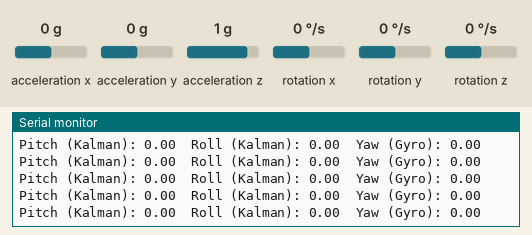
Recording of a program running on a simulated ESP32-S3. On the bench: the last lines printed to the serial monitor. Inputs (shaded band) come from the test bench; at power-on: acceleration x 0 g, acceleration y 0 g, acceleration z 1 g, rotation x 0 °/s, rotation y 0 °/s, rotation z 0 °/s.

Above: at 4.0 s.
4.1 s: acceleration x set to -1.4 g
At 5.0 s:
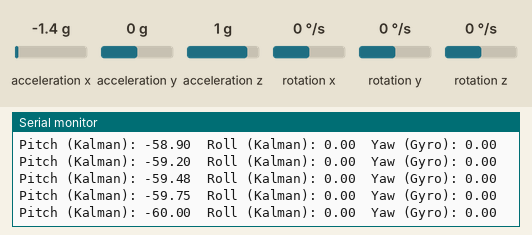
5.6 s: acceleration y set to -1.4 g
At 6.7 s:
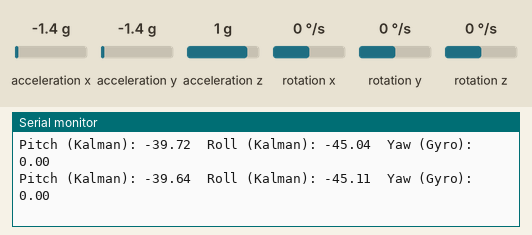
7.1 s: acceleration z set to -1.4 g
At 8.2 s:
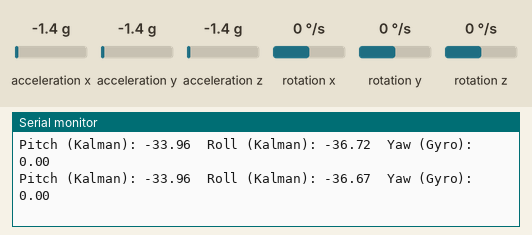
8.6 s: rotation x set to -192 °/s
At 9.3 s:
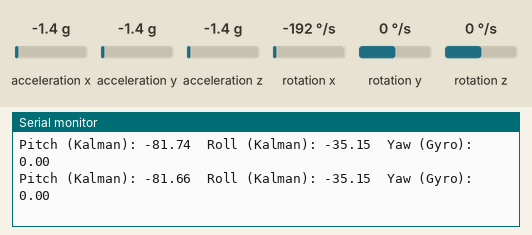
10.1 s: rotation y set to -192 °/s
At 11.1 s:
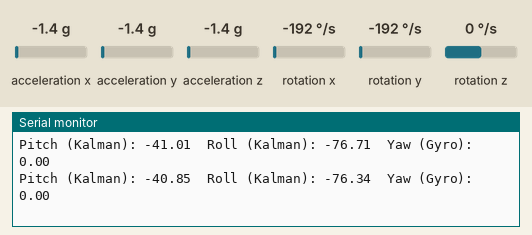
11.6 s: acceleration x set to 0.8 g
At 12.4 s:
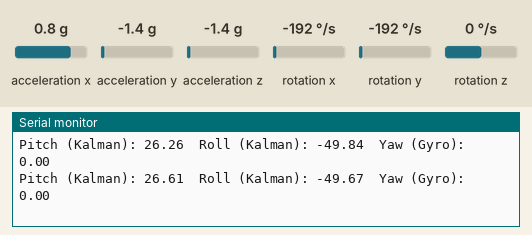
Timing chart, 0 to 14.6 s (numbered marks = the images above; inputs shaded):
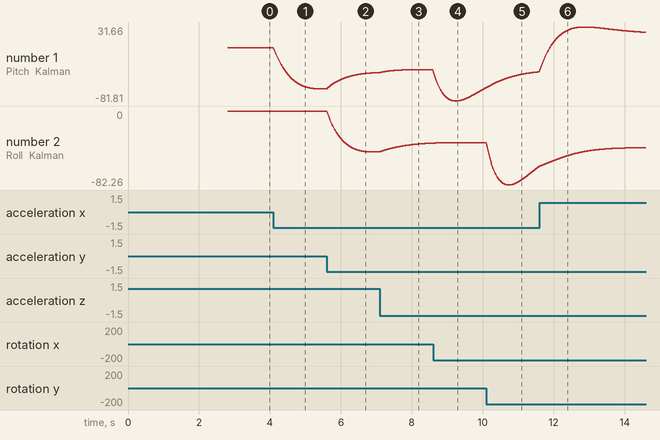

Measured:
- after the input at 4.1 s, the serial monitor: prints a new line at once (image 1)
- plotted number 1: 0 → -62.89 after the input at 4.1 s

The program:

main.cpp
```cpp
//Prueba con filtro complementario
/*
#include <Arduino.h>
#include "Wire.h"
#include "I2Cdev.h"
#include "MPU6050.h"

MPU6050 mpu;

int16_t ax, ay, az, gx, gy, gz;

// Ángulos
float pitch = 0, roll = 0, yaw = 0;

// Tiempo
unsigned long last_time = 0;

// Offset del giroscopio
float gx_offset = 0, gy_offset = 0, gz_offset = 0;

// Filtro complementario
const float alpha = 0.95;

void calibrateGyro() {
  long sum_gx = 0, sum_gy = 0, sum_gz = 0;
  const int N = 500;

  Serial.println("Calibrando giroscopio...");

  for (int i = 0; i < N; i++) {
    mpu.getMotion6(&ax, &ay, &az, &gx, &gy, &gz);
    sum_gx += gx;
    sum_gy += gy;
    sum_gz += gz;
    delay(2);
  }

  gx_offset = sum_gx / (float)N;
  gy_offset = sum_gy / (float)N;
  gz_offset = sum_gz / (float)N;

  Serial.println("Calibración terminada:");
  Serial.print("Gx offset: "); Serial.println(gx_offset);
  Serial.print("Gy offset: "); Serial.println(gy_offset);
  Serial.print("Gz offset: "); Serial.println(gz_offset);
}

void setup() {
  Wire.begin();
  Serial.begin(115200);
  mpu.initialize();

  if (!mpu.testConnection()) {
    Serial.println("Error conectando al MPU6050");
    while (1);
  }

  calibrateGyro();
  last_time = micros();
}

void loop() {
  mpu.getMotion6(&ax, &ay, &az, &gx, &gy, &gz);

  // Calcular dt
  unsigned long now = micros();
  float dt = (now - last_time) / 1000000.0;
  last_time = now;

  // Convertir gyro a grados/s y restar offset
  float gyro_pitch_rate = (gx - gx_offset) / 131.0;
  float gyro_roll_rate  = (gy - gy_offset) / 131.0;
  float gyro_yaw_rate   = (gz - gz_offset) / 131.0;

  // Calcular ángulos con acelerómetro (para corrección)
  float ax_g = ax / 16384.0;
  float ay_g = ay / 16384.0;
  float az_g = az / 16384.0;

  float accel_pitch = atan2(ax_g, sqrt(ay_g * ay_g + az_g * az_g)) * 180.0 / PI;
  float accel_roll  = atan2(ay_g, sqrt(ax_g * ax_g + az_g * az_g)) * 180.0 / PI;

  // Filtro complementario
  pitch = alpha * (pitch + gyro_pitch_rate * dt) + (1 - alpha) * accel_pitch;
  roll  = alpha * (roll + gyro_roll_rate  * dt) + (1 - alpha) * accel_roll;

  // Yaw sigue solo con integración
  yaw += gyro_yaw_rate * dt;

  // Mostrar resultados
  Serial.print("Pitch: ");
  Serial.print(pitch, 2);
  Serial.print("\tRoll: ");
  Serial.print(roll, 2);
  Serial.print("\tYaw: ");
  Serial.println(yaw, 2);

  delay(10);
}
*/
```

test_kalman.cpp
```cpp
#include <Wire.h>
#include "I2Cdev.h"
#include "MPU6050.h"

MPU6050 mpu;

int16_t ax, ay, az, gx, gy, gz;

// Kalman filter parameters
float Q_angle = 0.001;
float Q_bias = 0.003;
float R_measure = 0.03;

// Estados del filtro Kalman
float pitch_bias = 0, roll_bias = 0;
float P_pitch[2][2] = {{0, 0}, {0, 0}};
float P_roll[2][2]  = {{0, 0}, {0, 0}};
float kalman_pitch = 0, kalman_roll = 0;
float yaw = 0;

// Tiempo
unsigned long last_time = 0;

// Offsets del giroscopio
float gx_offset = 0, gy_offset = 0, gz_offset = 0;

void calibrateGyro() {
  long sum_gx = 0, sum_gy = 0, sum_gz = 0;
  const int N = 500;

  Serial.println("Calibrando giroscopio...");

  for (int i = 0; i < N; i++) {
    mpu.getMotion6(&ax, &ay, &az, &gx, &gy, &gz);
    sum_gx += gx;
    sum_gy += gy;
    sum_gz += gz;
    delay(2);
  }

  gx_offset = sum_gx / (float)N;
  gy_offset = sum_gy / (float)N;
  gz_offset = sum_gz / (float)N;

  Serial.println("Calibración completada:");
  Serial.print("Gx offset: "); Serial.println(gx_offset);
  Serial.print("Gy offset: "); Serial.println(gy_offset);
  Serial.print("Gz offset: "); Serial.println(gz_offset);
}

// Filtro de Kalman
float kalmanFilter(float acc_angle, float gyro_rate, float& kal_angle, float& bias, float P[2][2], float dt) {
  float rate = gyro_rate - bias;
  kal_angle += dt * rate;

  P[0][0] += dt * (dt * P[1][1] - P[0][1] - P[1][0] + Q_angle);
  P[0][1] -= dt * P[1][1];
  P[1][0] -= dt * P[1][1];
  P[1][1] += Q_bias * dt;

  float S = P[0][0] + R_measure;
  float K[2];
  K[0] = P[0][0] / S;
  K[1] = P[1][0] / S;

  float y = acc_angle - kal_angle;
  kal_angle += K[0] * y;
  bias += K[1] * y;

  float P00_temp = P[0][0];
  float P01_temp = P[0][1];

  P[0][0] -= K[0] * P00_temp;
  P[0][1] -= K[0] * P01_temp;
  P[1][0] -= K[1] * P00_temp;
  P[1][1] -= K[1] * P01_temp;

  return kal_angle;
}

void setup() {
  Wire.begin();
  Serial.begin(115200);
  mpu.initialize();

  if (!mpu.testConnection()) {
    Serial.println("Error conectando al MPU6050");
    while (true);
  }

  calibrateGyro();

  // Inicializar ángulos desde el acelerómetro
  mpu.getMotion6(&ax, &ay, &az, &gx, &gy, &gz);

  float ax_g = ax / 16384.0;
  float ay_g = ay / 16384.0;
  float az_g = az / 16384.0;

  // Versión corregida: pitch desde ax, roll desde ay
  kalman_pitch = atan2(ax_g, sqrt(ay_g * ay_g + az_g * az_g)) * 180.0 / PI;
  kalman_roll  = atan2(ay_g, sqrt(ax_g * ax_g + az_g * az_g)) * 180.0 / PI;

  Serial.println("Inicialización Kalman:");
  Serial.print("Pitch inicial: "); Serial.println(kalman_pitch);
  Serial.print("Roll inicial : "); Serial.println(kalman_roll);

  last_time = micros();
}

void loop() {
  mpu.getMotion6(&ax, &ay, &az, &gx, &gy, &gz);

  // Tiempo
  unsigned long now = micros();
  float dt = (now - last_time) / 1000000.0;
  last_time = now;

  // Acelerómetro (g)
  float ax_g = ax / 16384.0;
  float ay_g = ay / 16384.0;
  float az_g = az / 16384.0;

  // Giroscopio (°/s)
  float gx_dps = (gx - gx_offset) / 131.0;
  float gy_dps = (gy - gy_offset) / 131.0;
  float gz_dps = (gz - gz_offset) / 131.0;

  // Ángulos del acelerómetro (ajustados a orientación horizontal)
  float accel_pitch = atan2(ax_g, sqrt(ay_g * ay_g + az_g * az_g)) * 180.0 / PI;
  float accel_roll  = atan2(ay_g, sqrt(ax_g * ax_g + az_g * az_g)) * 180.0 / PI;

  // Kalman filter
  kalman_pitch = kalmanFilter(accel_pitch, gx_dps, kalman_pitch, pitch_bias, P_pitch, dt);
  kalman_roll  = kalmanFilter(accel_roll,  gy_dps, kalman_roll,  roll_bias,  P_roll,  dt);

  // Yaw por integración directa
  yaw += gz_dps * dt;

  // Mostrar resultados
  Serial.print("Pitch (Kalman): ");
  Serial.print(kalman_pitch, 2);
  Serial.print("\tRoll (Kalman): ");
  Serial.print(kalman_roll, 2);
  Serial.print("\tYaw (Gyro): ");
  Serial.println(yaw, 2);

  delay(10);
}
```
